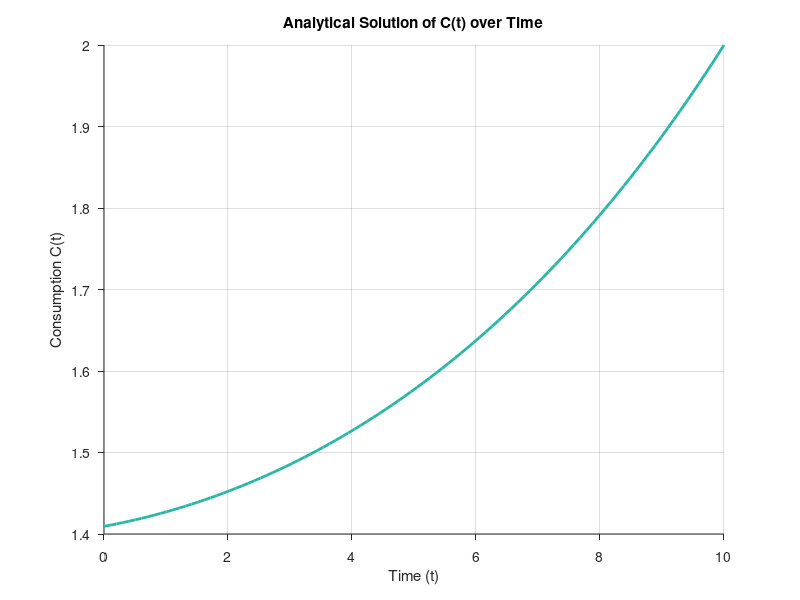
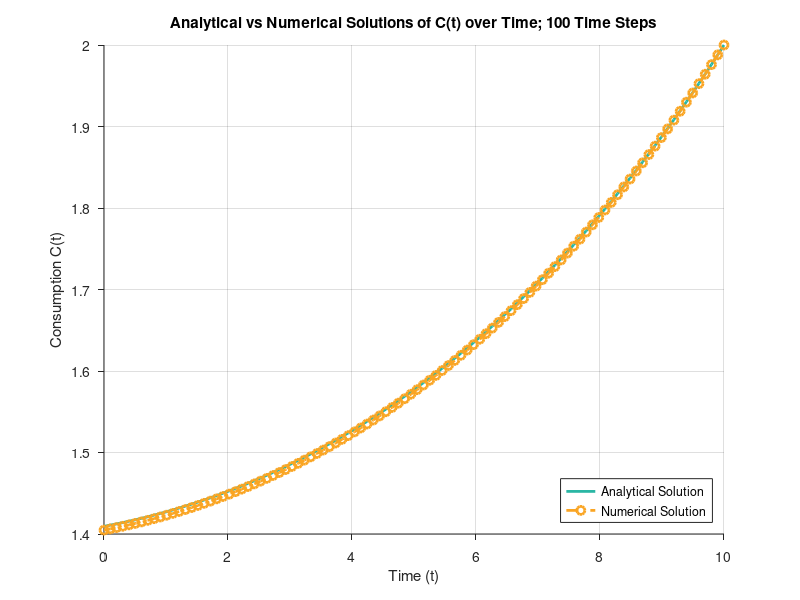
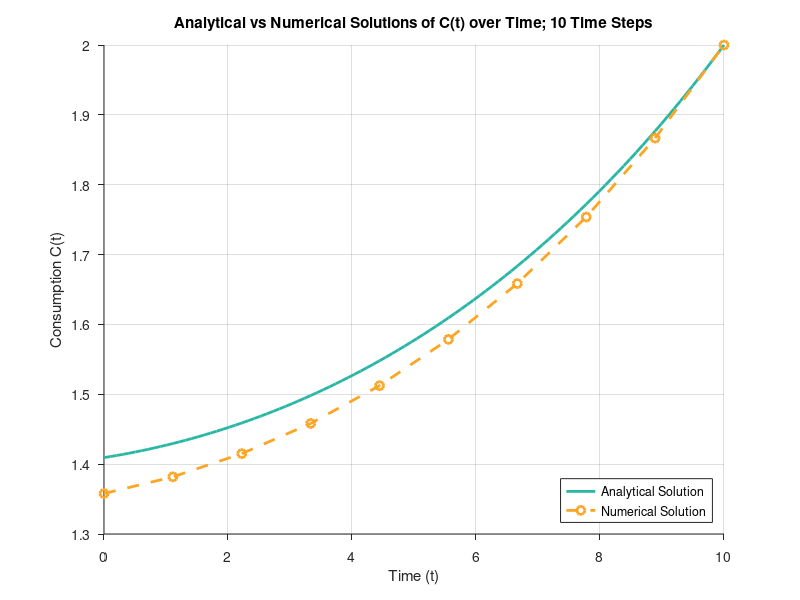
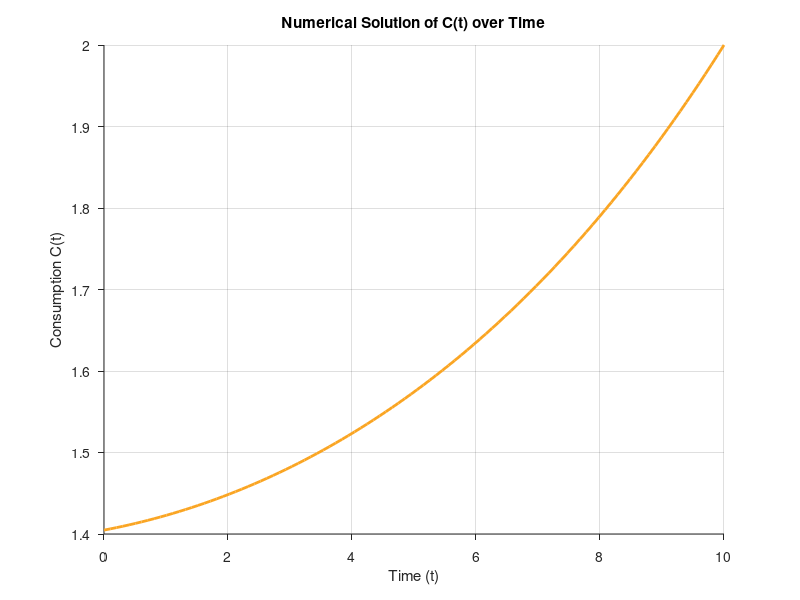

The MATLAB script that drew these images, in order:
%{
--------------------------------------------------------------------------------------------------------------------------
Purpose: Coding part of problem set 1
Created: Nico Rotundo 2024-10-28
--------------------------------------------------------------------------------------------------------------------------
%}

%{ 
--------------------------------------------------------------------------------------------------------------------------
Define parameters
--------------------------------------------------------------------------------------------------------------------------
%}

% Terminal consumption at time T
C_T = 2.0;

% Initial interest rate 
r_0 = 0.05;

% Growth rate of interest rate 
alpha = 0.01;

%{
% Interest rate function as a handle function of time t
function r = interest_rate_function(t, r_0, alpha)
    r = r_0 + alpha * t;
end
%}

% Inverse of the intertemporal elasticity of substitution
theta = 2.0;

% Time discount factor
rho = 0.03;

% Terminal time 
T = 10;

% Display the result of interest rate function at specific time to check 
%fprintf('The interest rate at t = %d is: %.3f\n', 20, interest_rate_function(20, r_0, alpha));

% Checking how assert statements work in this matlab
%assert(interest_rate_function(20, r_0, alpha) == .25);


%{ 
--------------------------------------------------------------------------------------------------------------------------
1. Solve the equation analytically using the integrating factor method. Then, plot the analytical solution as a function 
    of time t and consumption C(t)

    - solved equation: C(t) = C_T*exp[(1/theta)*[(r_0-rho)(t-T)+(alpha/2)(t^2-T^2)]]
--------------------------------------------------------------------------------------------------------------------------
%}

% Time vector from 0 to T with 100 points
t = linspace(0, T, 100);

% Define value for consumption at time t 
C_t_analytical = C_T * exp((1 / theta) * ((r_0 - rho) * (t - T) + (alpha / 2) * (t.^2 - T^2)));

% Generate figure for analytical solution
figure;
plot(t, C_t_analytical, 'LineWidth', 2, 'Color', [41/255, 182/255, 164/255]);
    xlabel('Time (t)');
    set(gca, 'TickDir', 'out'); 
    box off; 
    ylabel('Consumption C(t)');
    title('Analytical Solution of C(t) over Time');
    grid on;

% Export
exportgraphics(gcf, '/Users/nicorotundo/Documents/GitHub/DynamicProgramming2024/problem_sets/problem_set_1/output/question_1.pdf', 'ContentType', 'vector');

%{ 
--------------------------------------------------------------------------------------------------------------------------
2. Solve the equation numerically using the finite difference method with 100 time steps. Plot the numerical and analytical 
    solutions together in a single figure for comparison.

    - equation: C(t-dt) = (theta-dt(r_t-rho))/theta * C(t)
--------------------------------------------------------------------------------------------------------------------------
%}

% Time step (\triangle t)
dt = 10/99;

% Number of time steps
N = 100;          

% Vector to store consumption values
C_t_numeric = zeros(N, 1);   

% Set terminal consumption
C_t_numeric(end) = C_T;

% Time vector from 0 to T with 100 points
t = linspace(0, T, N);

% Time stepping using the finite difference method
for n = N:-1:2

    % Compute consumption at the next time step using backward difference
   C_t_numeric(n-1) = (theta - dt*(r_0 + alpha*t(n)-rho))/theta * C_t_numeric(n);

end

% Generate figure for numeric solution
figure;
    plot(t, C_t_numeric, 'LineWidth', 2, 'Color', [250/255, 165/255, 35/255]);
    xlabel('Time (t)');
    set(gca, 'TickDir', 'out'); 
    box off; 
    ylabel('Consumption C(t)');
    title('Numerical Solution of C(t) over Time');
    grid on;

% Generate both analytical and numeric sultions on the same plot 
figure;
   
    % Plot analytical solution
    plot(t, C_t_analytical, 'LineWidth', 2, 'Color', [41/255, 182/255, 164/255]);

    hold on;

    % Plot numerical solution
    plot(t, C_t_numeric, 'bo--', 'LineWidth', 2, 'Color', [250/255, 165/255, 35/255]);

    % Add labels and title
    xlabel('Time (t)');
    ylabel('Consumption C(t)');
    title('Analytical vs Numerical Solutions of C(t) over Time; 100 Time Steps');

    % Add a legend
    legend({'Analytical Solution', 'Numerical Solution'}, 'Location', 'southeast');

    % Adjust plot settings
    set(gca, 'TickDir', 'out');
    box off;
    grid on;

    hold off;

% Export
exportgraphics(gcf, '/Users/nicorotundo/Documents/GitHub/DynamicProgramming2024/problem_sets/problem_set_1/output/question_2.pdf', 'ContentType', 'vector');

%{ 
--------------------------------------------------------------------------------------------------------------------------
3. Repeat the numerical solution using 10 time steps. Plot the numerical and analytical solutions together in a single 
    figure.
--------------------------------------------------------------------------------------------------------------------------
%}

% Time step (\triangle t)
dt = 10/9;

% Number of time steps
N = 10;           

% Vector to store consumption values
C_t_numeric = zeros(N, 1);   

% Set terminal consumption
C_t_numeric(end) = C_T;

% Time vector from 0 to T with 10 points
t_10 = linspace(0, T, N);

% Time stepping using the finite difference method
for n = N:-1:2
    
    % Compute consumption at the next time step using backward difference
    C_t_numeric(n-1) = (theta - dt*(r_0 + alpha*t_10(n)-rho))/theta * C_t_numeric(n);

end

% Generate both analytical and numeric sultions on the same plot 
figure;
   
    % Plot analytical solution
    plot(t, C_t_analytical, 'LineWidth', 2, 'Color', [41/255, 182/255, 164/255]);

    hold on;

    % Plot numerical solution
    plot(t_10, C_t_numeric, 'bo--','LineWidth', 2, 'Color', [250/255, 165/255, 35/255]);

    % Add labels and title
    xlabel('Time (t)');
    ylabel('Consumption C(t)');
    title('Analytical vs Numerical Solutions of C(t) over Time; 10 Time Steps');

    % Add a legend
    legend({'Analytical Solution', 'Numerical Solution'}, 'Location', 'southeast');

    % Adjust plot settings
    set(gca, 'TickDir', 'out');
    box off;
    grid on;

    hold off;

% Export
exportgraphics(gcf, '/Users/nicorotundo/Documents/GitHub/DynamicProgramming2024/problem_sets/problem_set_1/output/question_3.pdf', 'ContentType', 'vector');
